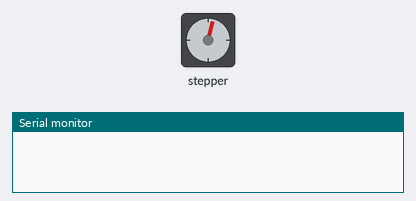
Bench run of a sketch on a simulated Arduino Uno, built with avr-gcc and run on an emulated ATmega328P. Parts: stepper motor, the last lines printed to the serial monitor. Stepper angles assume 2048 steps per turn.

Above: at 1.29 s.
At 11.82 s:
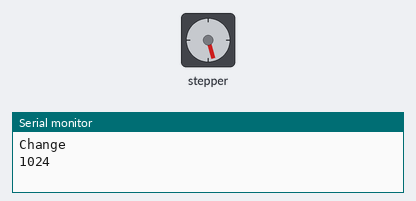
At 16.36 s:
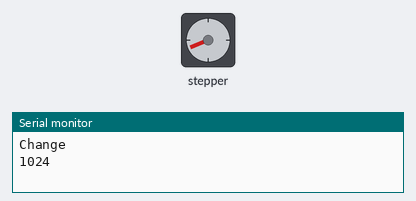
At 31.6 s:
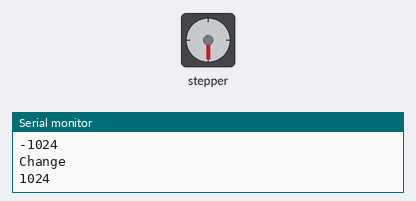
Timing chart, 0 to 40.0 s (numbered marks = the images above):
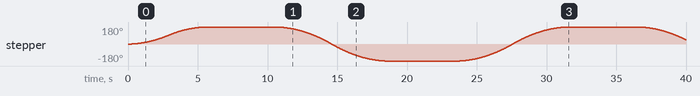

Measured:
- by itself, stepper: turns 180° clockwise in 5.3 s, then 360° counter-clockwise in 7.8 s, then 360° clockwise in 7.8 s, then 136° counter-clockwise in 3.4 s

The sketch:

Stepper.ino
```cpp
#include <AccelStepper.h>

AccelStepper stepper(AccelStepper::FULL4WIRE, 8, 10, 9, 11); // For 28BYJ-48 swap pins 2 and 3

void setup()
{
  Serial.begin(9600);
  stepper.setMaxSpeed(1024);
  stepper.setAcceleration(128);
  stepper.moveTo(1024);
}

void loop()
{
  // Change direction at the limit
  if (stepper.distanceToGo() == 0) {
    Serial.println("Change");
    Serial.println(stepper.currentPosition());
    stepper.disableOutputs();
    delay(5000);
    stepper.enableOutputs();
    stepper.moveTo(-stepper.currentPosition());
  }
  stepper.run();
}
```
